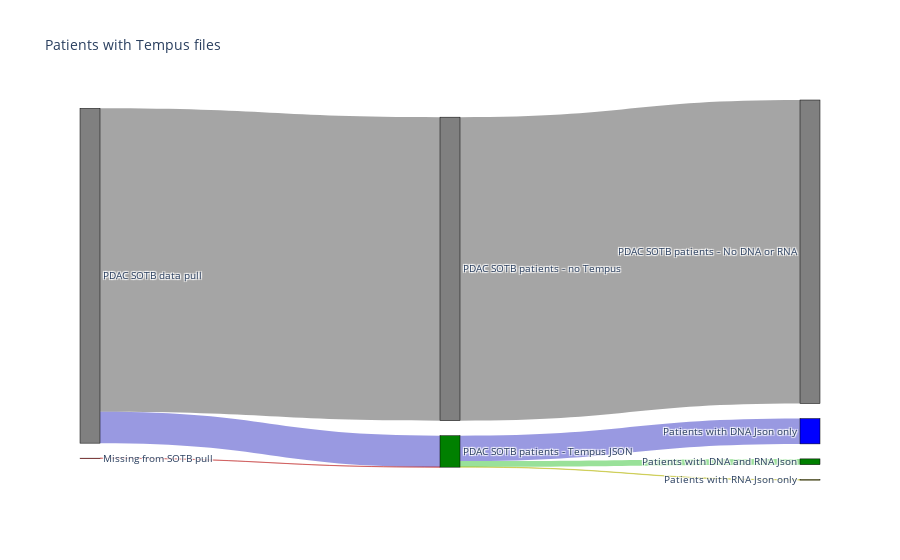
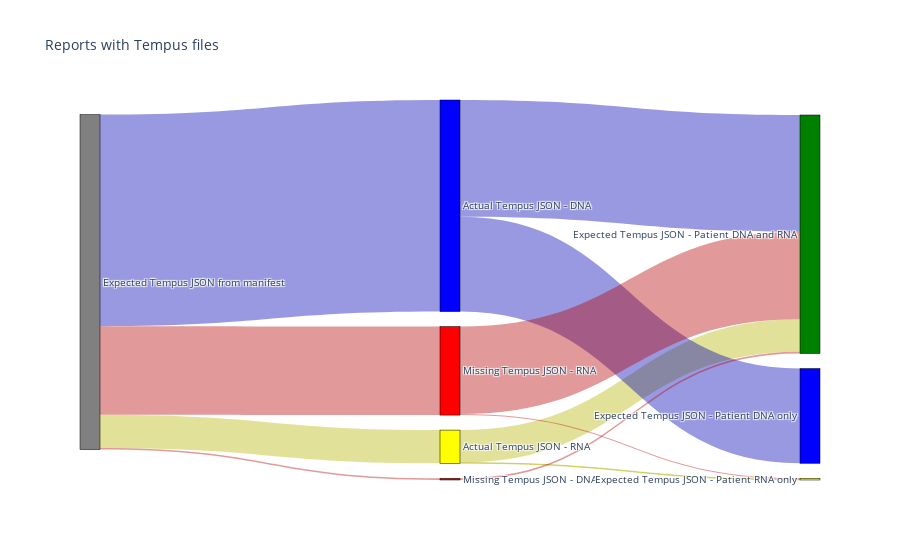

The notebook cell these images were saved under, in order:
### Code cell
tempus_pdac.merge()

### Figure 1 — Plotly figure (JSON) as saved in the notebook; plotly's stock layout.template omitted (floating-point values rounded to 4 significant figures)
{"data": [{"link": {"color": ["rgba(30, 30, 30, 0.4)", "rgba(0, 0, 180, 0.4)", "rgba(180, 0, 0, 0.4)", "rgba(0, 0, 180, 0.4)", "rgba(180, 180, 0, 0.4)", "rgba(0, 180, 0, 0.4)", "rgba(30, 30, 30, 0.4)"], "source": ["0", "0", "1", "3", "3", "3", "2"], "target": ["2", "3", "3", "4", "5", "6", "7"], "value": [4519, 466, 2, 377, 5, 86, 4519]}, "node": {"color": ["grey", "red", "grey", "green", "blue", "yellow", "green", "grey"], "label": ["PDAC SOTB data pull", "Missing from SOTB pull", "PDAC SOTB patients - no Tempus", "PDAC SOTB patients - Tempus JSON", "Patients with DNA Json only", "Patients with RNA Json only", "Patients with DNA and RNA Json", "PDAC SOTB patients - No DNA or RNA"], "line": {"color": "black", "width": 0.5}, "pad": 15, "thickness": 20}, "type": "sankey"}], "layout": {"autosize": true, "font": {"size": 10}, "title": {"text": "Patients with Tempus files"}}}

### Figure 2 — Plotly figure (JSON) as saved in the notebook; plotly's stock layout.template omitted (floating-point values rounded to 4 significant figures)
{"data": [{"link": {"color": ["rgba(180, 0, 0, 0.4)", "rgba(180, 0, 0, 0.4)", "rgba(0, 0, 180, 0.4)", "rgba(180, 180, 0, 0.4)", "rgba(0, 0, 180, 0.4)", "rgba(180, 180, 0, 0.4)", "rgba(0, 0, 180, 0.4)", "rgba(180, 180, 0, 0.4)", "rgba(180, 0, 0, 0.4)", "rgba(180, 0, 0, 0.4)", "rgba(180, 0, 0, 0.4)", "rgba(180, 0, 0, 0.4)"], "source": ["0", "0", "0", "0", "3", "4", "3", "4", "1", "1", "2", "2"], "target": ["1", "2", "3", "4", "5", "5", "6", "7", "5", "6", "5", "7"], "value": [5, 256, 612, 96, 338, 94, 274, 2, 5, 0, 253, 3]}, "node": {"color": ["grey", "red", "red", "blue", "yellow", "green", "blue", "yellow"], "label": ["Expected Tempus JSON from manifest", "Missing Tempus JSON - DNA", "Missing Tempus JSON - RNA", "Actual Tempus JSON - DNA", "Actual Tempus JSON - RNA", "Expected Tempus JSON - Patient DNA and RNA", "Expected Tempus JSON - Patient DNA only", "Expected Tempus JSON - Patient RNA only"], "line": {"color": "black", "width": 0.5}, "pad": 15, "thickness": 20}, "type": "sankey"}], "layout": {"autosize": true, "font": {"size": 10}, "title": {"text": "Reports with Tempus files"}}}
